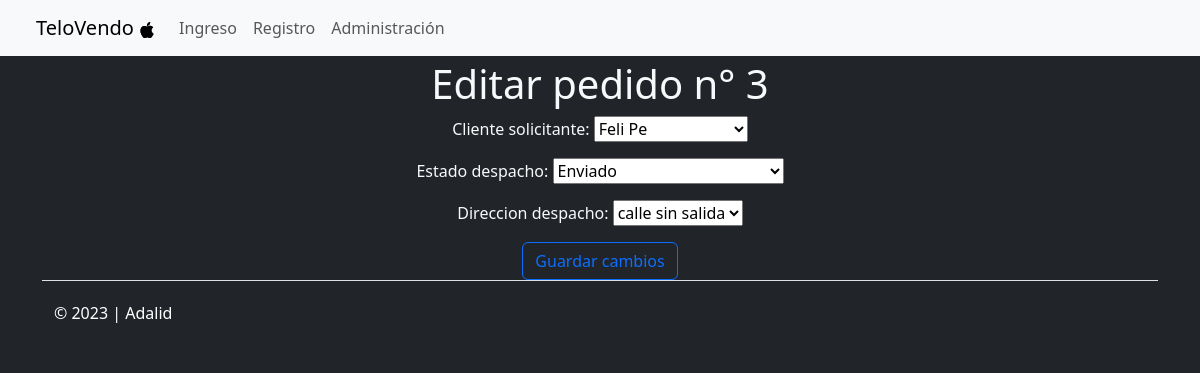
/pedidos/3/edit/, run on the app's committed database.
### compraventa/models.py (models this page shows, shortened)
class Pedido(models.Model):
    id_pedido = models.CharField(max_length=64, primary_key=True)
    cliente_solicitante = models.ForeignKey(Cliente, on_delete=models.DO_NOTHING, default=None)
    fecha_pedido = models.DateTimeField(auto_now=True, null=True)
    tiene_despacho = models.BooleanField(default=True)
    ESTADO_CHOICES = [
        ('Recibido', 'Recibido'),
        ('Pago aceptado', 'Pago aceptado'),
        ('Orden de compra generada', 'Orden de compra generada'),
        ('En proceso', 'En proceso'),
        ('Enviado', 'Enviado'),
        ('En transito', 'En transito'),
        ('Entregado', 'Entregado'),
        ('Cancelacion solicitada', 'Cancelacion solicitada'),
        ('Cancelado', 'Cancelado'),
    ]
    estado_despacho = models.CharField(max_length=30, choices=ESTADO_CHOICES, default="Recibido", null=True)
    direccion_despacho = models.ForeignKey(Direccion, on_delete=models.DO_NOTHING, null=True)
    impuesto = models.IntegerField(default=19)

### compraventa/views.py (the view, shortened to what this page needs)
# urls.py: path('pedidos/<str:pk>/edit/', views.PedidoEditView.as_view(), name='edit_pedido'),
class PedidoEditView( UpdateView): #Updateview es un class-based view usado para actualizar datos #solostaffmixin se sacó
    model = Pedido #se elige el modelo
    form_class = PedidoForm #se elige el formulario
    template_name = "compraventa/edit_pedido.html" #se elige el template
    def get_object(self, queryset=None): #override del método de la clase padre.
        pedido = super().get_object(queryset) #obtiene el objeto pedido y lo asigna a esta variable
        pedido.save() #se guarda
        return pedido

### compraventa/models.py (called while the page is built)
    def __str__(self):
        return self.nombres + ' ' + self.apellidos

    def __str__(self) -> str:
        return self.direccion

### compraventa/templates/compraventa/edit_pedido.html (shortened to what this page needs)
{% extends "compraventa/base.html" %}
{% block body %}
  <h1>Editar pedido n° {{pedido.id_pedido}}</h1>
  <form method="post">
    {{ form.as_p }}
    <button class="btn btn-outline-primary" type="submit">Guardar cambios</button>
  </form>
{% endblock %}

### data on the page
Pedido: id_pedido "3", cliente_solicitante "Feli Pe", estado_despacho "Enviado", direccion_despacho "calle sin salida"
